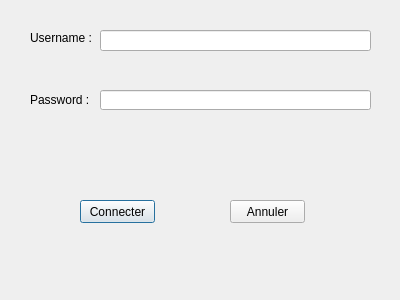
<?xml version="1.0" encoding="UTF-8"?>
<ui version="4.0">
 <class>LoginDialog</class>
 <widget class="QDialog" name="LoginDialog">
  <property name="geometry">
   <rect>
    <x>0</x>
    <y>0</y>
    <width>400</width>
    <height>300</height>
   </rect>
  </property>
  <property name="windowTitle">
   <string>Dialog</string>
  </property>
  <widget class="QLabel" name="label">
   <property name="geometry">
    <rect>
     <x>30</x>
     <y>30</y>
     <width>71</width>
     <height>16</height>
    </rect>
   </property>
   <property name="text">
    <string>Username : </string>
   </property>
  </widget>
  <widget class="QLabel" name="label_2">
   <property name="geometry">
    <rect>
     <x>30</x>
     <y>90</y>
     <width>61</width>
     <height>20</height>
    </rect>
   </property>
   <property name="text">
    <string>Password :</string>
   </property>
  </widget>
  <widget class="QLineEdit" name="usernameEdit">
   <property name="geometry">
    <rect>
     <x>100</x>
     <y>30</y>
     <width>271</width>
     <height>21</height>
    </rect>
   </property>
  </widget>
  <widget class="QLineEdit" name="passwordEdit">
   <property name="geometry">
    <rect>
     <x>100</x>
     <y>90</y>
     <width>271</width>
     <height>20</height>
    </rect>
   </property>
   <property name="echoMode">
    <enum>QLineEdit::Password</enum>
   </property>
  </widget>
  <widget class="QPushButton" name="connectButton">
   <property name="geometry">
    <rect>
     <x>80</x>
     <y>200</y>
     <width>75</width>
     <height>23</height>
    </rect>
   </property>
   <property name="text">
    <string>Connecter</string>
   </property>
  </widget>
  <widget class="QPushButton" name="annulerButton">
   <property name="geometry">
    <rect>
     <x>230</x>
     <y>200</y>
     <width>75</width>
     <height>23</height>
    </rect>
   </property>
   <property name="text">
    <string>Annuler</string>
   </property>
  </widget>
 </widget>
 <resources/>
 <connections/>
</ui>
